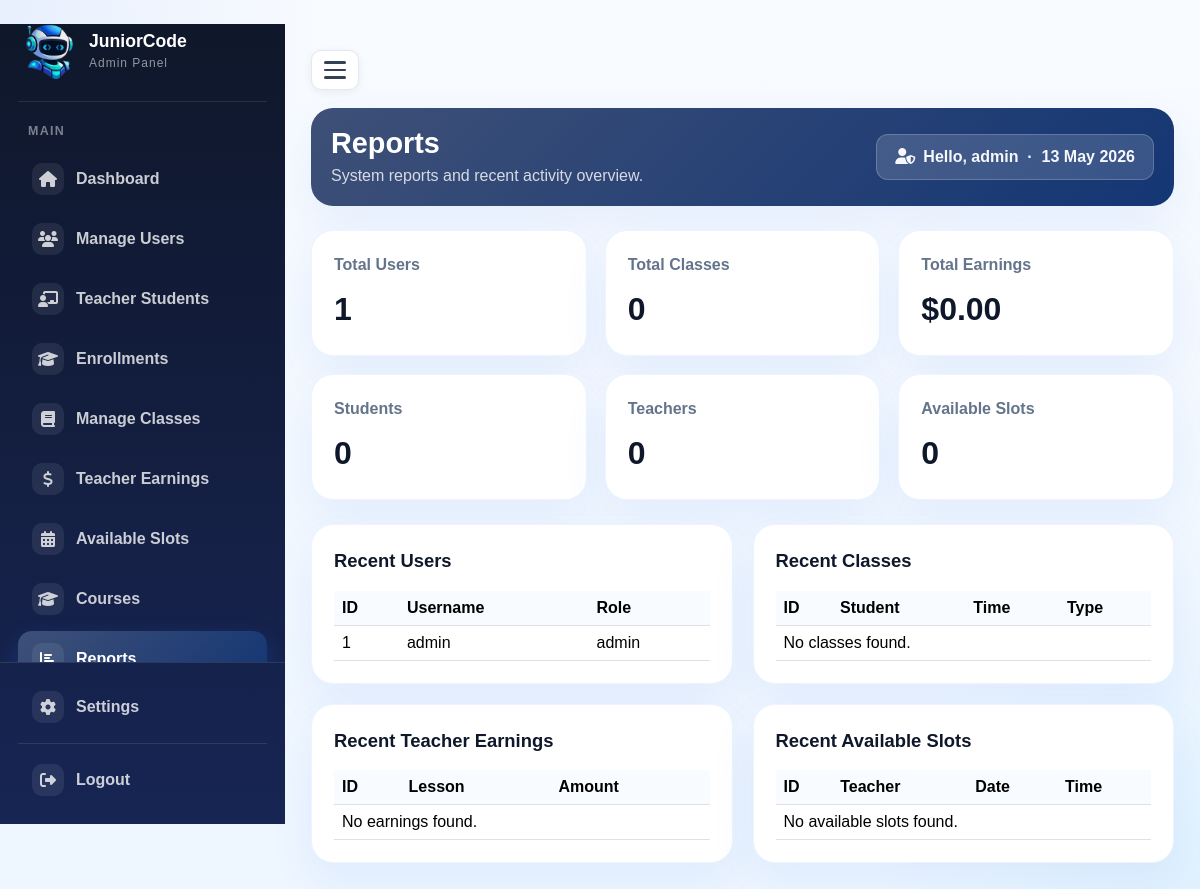
/reports.php (signed in), run on the app's committed database.
### tables this page shows
CREATE TABLE IF NOT EXISTS `users` (
  `id`                INT          NOT NULL AUTO_INCREMENT,
  `username`          VARCHAR(255) NOT NULL,
  `password`          VARCHAR(255) NOT NULL,
  `plain_password`    VARCHAR(255) NOT NULL DEFAULT '',
  `role`              VARCHAR(50)  NOT NULL DEFAULT 'student',
  `email`             VARCHAR(255) NOT NULL DEFAULT '',
  `zoom_personal_link` TEXT        NOT NULL,
  `profile_picture`   VARCHAR(300) NOT NULL DEFAULT '',
  PRIMARY KEY (`id`),
  UNIQUE KEY `username` (`username`)
);

### reports.php (the view, shortened to what this page needs)
﻿<?php
require_once "db.php";
$adminName = $_SESSION["username"] ?? "Admin";
$currentPage = basename($_SERVER["PHP_SELF"]);
$totalUsers = 0;
$totalStudents = 0;
$totalTeachers = 0;
$totalClasses = 0;
$totalEarnings = 0;
$totalAvailableSlots = 0;
$recentUsers = [];
$recentClasses = [];
$recentEarnings = [];
$result = $conn->query("SELECT COUNT(*) AS total FROM users");
if ($result && $row = $result->fetch_assoc()) {
    $totalUsers = (int)$row["total"];
}
$result = $conn->query("SELECT COUNT(*) AS total FROM users WHERE role='student'");
if ($result && $row = $result->fetch_assoc()) {
    $totalStudents = (int)$row["total"];
}
$result = $conn->query("SELECT COUNT(*) AS total FROM users WHERE role='teacher'");
if ($result && $row = $result->fetch_assoc()) {
    $totalTeachers = (int)$row["total"];
}
$result = $conn->query("SELECT COUNT(*) AS total FROM classes");
if ($result && $row = $result->fetch_assoc()) {
    $totalClasses = (int)$row["total"];
}
$result = $conn->query("SELECT COALESCE(SUM(amount),0) AS total FROM teacher_earnings");
if ($result && $row = $result->fetch_assoc()) {
    $totalEarnings = (float)$row["total"];
}
$result = $conn->query("SELECT COUNT(*) AS total FROM teacher_availability WHERE status='available'");
if ($result && $row = $result->fetch_assoc()) {
    $totalAvailableSlots = (int)$row["total"];
}
$result = $conn->query("SELECT id, username, role FROM users ORDER BY id DESC LIMIT 5");
if ($result) {
    while ($row = $result->fetch_assoc()) {
        $recentUsers[] = $row;
    }
}
function isActive($page, $currentPage) {
    return $page === $currentPage ? "active" : "";
}
?>
<!DOCTYPE html>
<html lang="en">
<head>
  <link href="https://cdn.jsdelivr.net/npm/bootstrap@5.3.3/dist/css/bootstrap.min.css" rel="stylesheet">
  <link href="https://cdnjs.cloudflare.com/ajax/libs/font-awesome/6.5.0/css/all.min.css" rel="stylesheet">
</head>
<body>
  <div class="app-shell">
    <aside class="sidebar">
      <div class="sidebar-top-area">
      <div class="brand-box">
        <img src="images/robot2.png.png" class="logo-img" alt="Logo">
        <div>
          <div class="brand-title">JuniorCode</div>
          <div class="brand-sub">Admin Panel</div>
        </div>
      </div>
      <div class="nav-title">Main</div>
      <div class="nav-custom">
        <a href="admin_dashboard.php" class="nav-link-custom <?php echo isActive('admin_dashboard.php', $currentPage); ?>">
          <span class="nav-icon"><i class="fas fa-house"></i></span>
          <span>Dashboard</span>
        </a>
        <a href="manage_users.php" class="nav-link-custom">
          <span class="nav-icon"><i class="fas fa-users"></i></span>
          <span>Manage Users</span>
        </a>
        <a href="admin_teacher_students.php" class="nav-link-custom">
          <span class="nav-icon"><i class="fas fa-chalkboard-user"></i></span><span>Teacher Students</span>
        </a>
          <a href="admin_enrollments.php" class="nav-link-custom">
            <span class="nav-icon"><i class="fas fa-graduation-cap"></i></span><span>Enrollments</span>
          </a>
        <a href="manage_classes.php" class="nav-link-custom">
          <span class="nav-icon"><i class="fas fa-book"></i></span>
          <span>Manage Classes</span>
        </a>
        <a href="teacher_earnings.php" class="nav-link-custom">
          <span class="nav-icon"><i class="fas fa-dollar-sign"></i></span>
          <span>Teacher Earnings</span>
        </a>
        <a href="available_slots.php" class="nav-link-custom">
          <span class="nav-icon"><i class="fas fa-calendar-days"></i></span>
          <span>Available Slots</span>
        </a>
        <a href="courses.php" class="nav-link-custom">
          <span class="nav-icon"><i class="fas fa-graduation-cap"></i></span>
          <span>Courses</span>
        </a>
        <a href="reports.php" class="nav-link-custom active">
          <span class="nav-icon"><i class="fas fa-chart-bar"></i></span>
          <span>Reports</span>
        </a>
      </div>
      </div>
      <div class="sidebar-bottom">
        <a href="settings.php" class="nav-link-custom">
          <span class="nav-icon"><i class="fas fa-gear"></i></span>
          <span>Settings</span>
        </a>
        <div style="height:1px;background:rgba(255,255,255,0.1);margin:8px 0;"></div>
        <a href="logout.php" class="nav-link-custom">
          <span class="nav-icon"><i class="fas fa-right-from-bracket"></i></span>
          <span>Logout</span>
        </a>
      </div>
    </aside>
    <main class="main-content">
      <div class="hamburger-btn" onclick="document.body.classList.toggle('sidebar-collapsed')">
        <div class="hamburger-line"></div>
        <div class="hamburger-line"></div>
        <div class="hamburger-line"></div>
      </div>
      <div class="topbar">
        <div>
          <h1>Reports</h1>
          <p>System reports and recent activity overview.</p>
        </div>
        <div class="admin-badge"><i class="fas fa-user-shield me-2"></i>Hello, <?php echo htmlspecialchars($adminName); ?> &nbsp;·&nbsp; <?php echo date("d M Y"); ?></div>
      </div>
      <section class="stats-grid">
        <div class="stat-card">
          <div class="stat-label">Total Users</div>
          <div class="stat-value"><?php echo $totalUsers; ?></div>
        </div>
        <div class="stat-card">
          <div class="stat-label">Total Classes</div>
          <div class="stat-value"><?php echo $totalClasses; ?></div>
        </div>
        <div class="stat-card">
          <div class="stat-label">Total Earnings</div>
          <div class="stat-value">$<?php echo number_format($totalEarnings, 2); ?></div>
        </div>
        <div class="stat-card">
          <div class="stat-label">Students</div>
          <div class="stat-value"><?php echo $totalStudents; ?></div>
        </div>
        <div class="stat-card">
          <div class="stat-label">Teachers</div>
          <div class="stat-value"><?php echo $totalTeachers; ?></div>
        </div>
        <div class="stat-card">
          <div class="stat-label">Available Slots</div>
          <div class="stat-value"><?php echo $totalAvailableSlots; ?></div>
        </div>
      </section>
      <section class="content-grid">
        <div class="panel-card">
          <div class="panel-title">Recent Users</div>
          <div class="table-responsive">
            <table class="table">
              <thead>
                <tr>
                  <th>ID</th>
                  <th>Username</th>
                  <th>Role</th>
                </tr>
              </thead>
              <tbody>
                <?php if (!empty($recentUsers)): ?>
                  <?php foreach ($recentUsers as $user): ?>
                    <tr>
                      <td><?php echo htmlspecialchars($user["id"]); ?></td>
                      <td><?php echo htmlspecialchars($user["username"]); ?></td>
                      <td><?php echo htmlspecialchars($user["role"]); ?></td>
                    </tr>
                  <?php endforeach; ?>
                <?php else: ?>
                  <tr><td colspan="3">No users found.</td></tr>
                <?php endif; ?>
              </tbody>
            </table>
          </div>
        </div>
        <div class="panel-card">
          <div class="panel-title">Recent Classes</div>
          <div class="table-responsive">
            <table class="table">
              <thead>
                <tr>
                  <th>ID</th>
                  <th>Student</th>
                  <th>Time</th>
                  <th>Type</th>
                </tr>
              </thead>
              <tbody>
                <?php if (!empty($recentClasses)): ?>
                  <?php foreach ($recentClasses as $class): ?>
                    <tr>
                      <td><?php echo htmlspecialchars($class["id"]); ?></td>
                      <td><?php echo htmlspecialchars($class["student_name"]); ?></td>
                      <td><?php echo htmlspecialchars($class["class_time"]); ?></td>
                      <td><?php echo htmlspecialchars($class["type"]); ?></td>
                    </tr>
                  <?php endforeach; ?>
                <?php else: ?>
                  <tr><td colspan="4">No classes found.</td></tr>
                <?php endif; ?>
              </tbody>
            </table>
          </div>
        </div>
        <div class="panel-card">
          <div class="panel-title">Recent Teacher Earnings</div>
          <div class="table-responsive">
            <table class="table">
              <thead>
                <tr>
                  <th>ID</th>
                  <th>Lesson</th>
                  <th>Amount</th>
                </tr>
              </thead>
              <tbody>
                <?php if (!empty($recentEarnings)): ?>
                  <?php foreach ($recentEarnings as $earning): ?>
                    <tr>
                      <td><?php echo htmlspecialchars($earning["id"]); ?></td>
                      <td><?php echo htmlspecialchars($earning["lesson_title"]); ?></td>
                      <td>$<?php echo number_format((float)$earning["amount"], 2); ?></td>
                    </tr>
                  <?php endforeach; ?>
                <?php else: ?>
                  <tr><td colspan="3">No earnings found.</td></tr>
                <?php endif; ?>
              </tbody>
            </table>
          </div>
        </div>
        <div class="panel-card">
          <div class="panel-title">Recent Available Slots</div>
          <div class="table-responsive">
            <table class="table">
              <thead>
                <tr>
                  <th>ID</th>
                  <th>Teacher</th>
                  <th>Date</th>
                  <th>Time</th>
                </tr>
              </thead>
              <tbody>
                <?php if (!empty($recentAvailability)): ?>
                  <?php foreach ($recentAvailability as $slot): ?>
                    <tr>
                      <td><?php echo htmlspecialchars($slot["id"]); ?></td>
                      <td><?php echo htmlspecialchars($slot["teacher_name"]); ?></td>
                      <td><?php echo htmlspecialchars($slot["available_date"]); ?></td>
                      <td><?php echo htmlspecialchars($slot["available_time"]); ?></td>
                    </tr>
                  <?php endforeach; ?>
                <?php else: ?>
                  <tr><td colspan="4">No available slots found.</td></tr>
                <?php endif; ?>
              </tbody>
            </table>
          </div>
        </div>
      </section>
    </main>
  </div>
</body>
</html>

### reports.php (style rules this page uses)
:root { --primary: #3e5077; --primary-dark: #1d4ed8; --secondary: #143674; --dark: #0f172a; --muted: #64748b; --soft: #eff6ff; --soft-2: #f8fbff; --border: #dbeafe; --shadow: 0 18px 45px rgba(37, 99, 235, 0.08); }
body { margin: 0; font-family: Arial, Helvetica, sans-serif; background: radial-gradient(circle at top left, rgba(37, 99, 235, 0.08), transparent 22%), radial-gradient(circle at bottom right, rgba(56, 189, 248, 0.08), transparent 22%), linear-gradient(180deg, #f8fbff 0%, #eef6ff 100%); color: var(--dark); }
.app-shell { min-height: 100vh; display: flex; }
.sidebar { width: 285px; background: linear-gradient(180deg, #0f172a 0%, #172554 100%); color: white; padding: 0; position: sticky; top: 0; height: 100vh; transition: width 0.3s ease, padding 0.3s ease, min-width 0.3s ease; overflow: hidden; display: flex; flex-direction: column; }
.sidebar-bottom { padding: 16px 18px; border-top: 1px solid rgba(255,255,255,0.1); }
.sidebar-top-area { padding: 0 18px 18px; flex: 1; overflow-y: auto; }
.brand-box { display: flex; align-items: center; gap: 12px; padding: 0 4px 22px; border-bottom: 1px solid rgba(255,255,255,0.1); margin-bottom: 10px; }
.logo-img { width: 55px; height: 55px; object-fit: contain; border-radius: 12px; background: none; flex-shrink: 0; }
.brand-title { font-weight: 900; font-size: 1.1rem; line-height: 1.15; }
.brand-sub { font-size: 0.75rem; color: rgba(255,255,255,0.55); letter-spacing: 1px; margin-top: 3px; }
.nav-title { font-size: 0.78rem; text-transform: uppercase; letter-spacing: 1.3px; color: rgba(255,255,255,0.45); margin: 20px 10px 10px; font-weight: 700; }
.nav-custom { display: flex; flex-direction: column; gap: 4px; }
.nav-link-custom { display: flex; align-items: center; gap: 12px; color: rgba(255,255,255,0.78); text-decoration: none; padding: 12px 14px; border-radius: 14px; transition: all 0.25s ease; font-weight: 700; }
.nav-link-custom.active { background: linear-gradient(135deg, var(--primary), var(--secondary)); color: white; box-shadow: 0 10px 24px rgba(37, 99, 235, 0.28); }
.nav-icon { width: 32px; height: 32px; border-radius: 10px; background: rgba(255,255,255,0.08); display: flex; align-items: center; justify-content: center; flex-shrink: 0; }
.main-content { flex: 1; padding: 26px; }
.hamburger-btn { display:flex; flex-direction:column; gap:5px; cursor:pointer; background:#fff; border:1px solid #e2e8f0; border-radius:10px; padding:10px 12px; margin-bottom:18px; width:fit-content; box-shadow:0 2px 8px rgba(0,0,0,0.06); transition:background 0.2s; }
.hamburger-line { width:22px; height:2.5px; background:#334155; border-radius:2px; }
.topbar { display: flex; justify-content: space-between; align-items: center; gap: 16px; margin-bottom: 24px; padding: 18px 20px; background: linear-gradient(135deg, var(--primary), var(--secondary)); border-radius: 22px; box-shadow: var(--shadow); }
.topbar h1 { font-size: 1.8rem; font-weight: 900; margin: 0; color: white; }
.topbar p { margin: 4px 0 0; color: rgba(255,255,255,0.8); }
.admin-badge { background: rgba(255,255,255,0.15); color: #f6f8fc; border-radius: 12px; border: 1px solid rgba(255,255,255,0.2); padding: 10px 18px; font-weight: 800; }
.stats-grid { display: grid; grid-template-columns: repeat(3, 1fr); gap: 18px; margin-bottom: 24px; }
.stat-card, .panel-card { background: white; border-radius: 22px; padding: 22px; box-shadow: var(--shadow); border: 1px solid #edf4ff; }
.stat-label { color: var(--muted); font-weight: 700; margin-bottom: 8px; }
.stat-value { font-size: 2rem; font-weight: 900; }
.content-grid { display: grid; grid-template-columns: 1fr 1fr; gap: 20px; }
.panel-title { font-size: 1.15rem; font-weight: 900; margin-bottom: 16px; }
.table { margin-bottom: 0; }
.table thead th { background: #f8fbff; font-weight: 800; }

### data on the page
users: id "1", username "admin", role "admin"

### other printed values
$adminName "admin"
$totalUsers "1"
$totalClasses "0"
$totalEarnings "0.00"
$totalStudents "0"
$totalTeachers "0"
$totalAvailableSlots "0"
